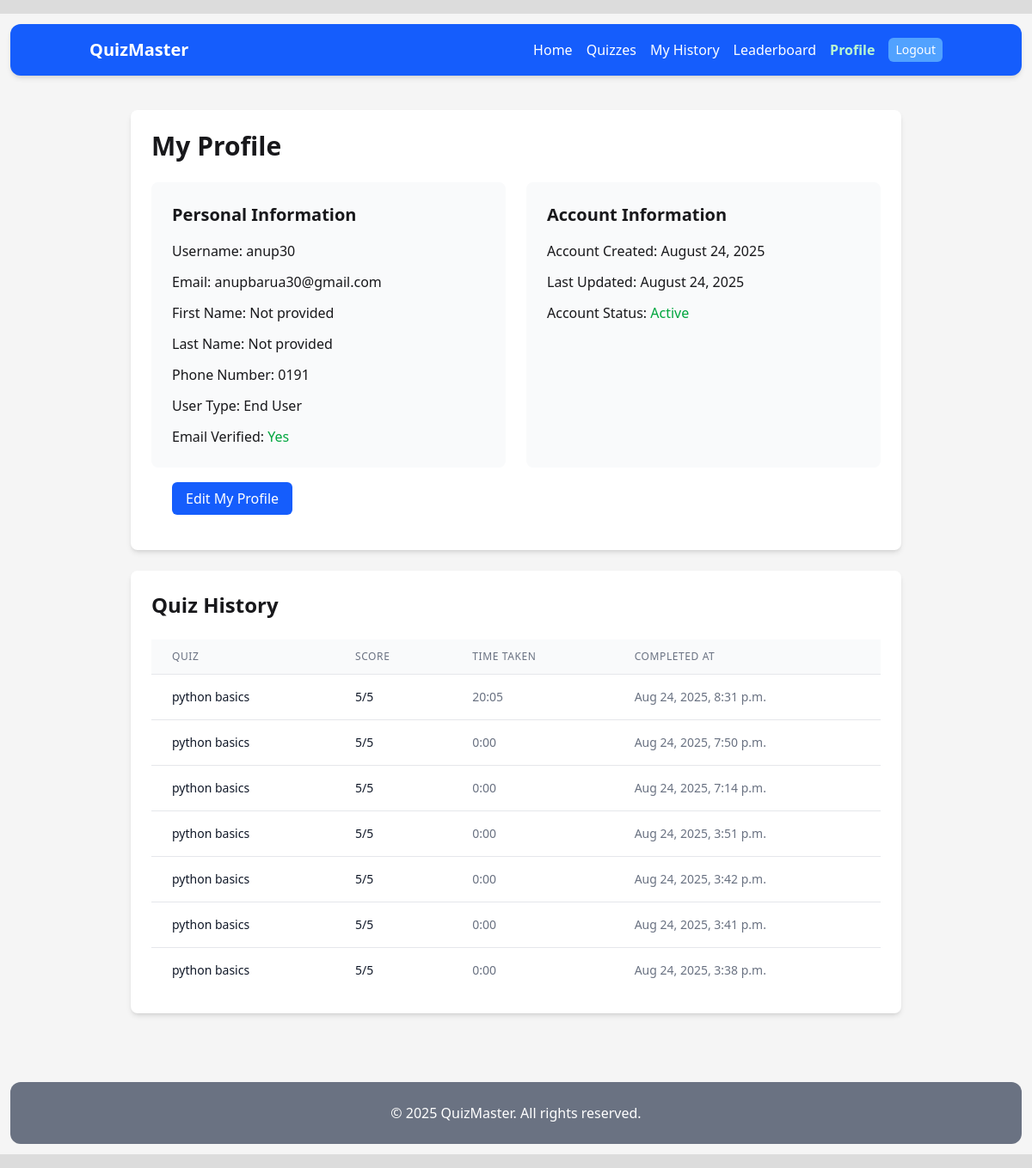
/users/profile/ (signed in), run on the app's committed database.
### users/models.py (models this page shows, shortened)
class CustomUser(AbstractUser):
    phone_regex = RegexValidator(regex=r'^\+?1?\d{3,15}$', message="Phone number must be entered in the format: '+999999999'. Up to 15 digits allowed.") # min 3 digit
    USER_TYPES = (("admin", "Admin"), ("user", "End User"))
    user_type = models.CharField(max_length=10, choices= USER_TYPES, default="user")
    phone_number = models.CharField(validators=[phone_regex], max_length=17, blank=True, null=True)
    bio = models.TextField(null=True, blank=True)
    is_email_verified = models.BooleanField(default=False) # ---
    email_verification_token = models.UUIDField(default=uuid4, editable=False) # ---
    created_at = models.DateTimeField(auto_now_add=True)
    updated_at = models.DateTimeField(auto_now=True)

### quiz/models.py (models this page shows, shortened)
class QuizAttempt(models.Model):
    user = models.ForeignKey(User, on_delete=models.CASCADE, related_name='quiz_attempts')
    quiz = models.ForeignKey(Quiz, on_delete=models.CASCADE, related_name='attempts')
    score = models.PositiveIntegerField(default=0)
    max_score = models.PositiveIntegerField(default=0)
    completed_at = models.DateTimeField(auto_now_add=True)
    time_taken = models.DurationField(null=True, blank=True)
    class Meta:
        ordering = ['-completed_at']

class Quiz(models.Model):
    title = models.CharField(max_length=200)
    description = models.TextField(blank=True)
    category = models.ForeignKey(Category, on_delete=models.SET_NULL, null=True, related_name='quizzes')
    created_by = models.ForeignKey(User, on_delete=models.CASCADE, related_name='quizzes')
    created_at = models.DateTimeField(auto_now_add=True)
    updated_at = models.DateTimeField(auto_now=True)
    is_active = models.BooleanField(default=True)
    time_limit = models.PositiveIntegerField(help_text="Time limit in minutes", null=True, blank=True)
    max_questions = models.PositiveIntegerField(default=50)
    min_questions = models.PositiveIntegerField(default=5)
    class Meta:
        ordering = ['-created_at']

### users/views.py (the view)
# urls.py: path('profile/', views.ProfileView.as_view(), name='profile'),
class ProfileView(LoginRequiredMixin, View):
    def get(self, request):
        user = request.user
        if user.user_type == 'admin':
            users_list = User.objects.all() # CustomUser
            return render(request, 'users/admin_profile.html', {
                'user': user,
                'users_list': users_list
            })
        else:
            return render(request, 'users/user_profile.html', {
                'user': user
            })

### core/templatetags/navigation_tags.py (called while the page is built)
@register.simple_tag(takes_context=True)
@register.filter
def active(context, *url_names):
    try:
        current = context['request'].resolver_match.url_name
    except Exception:
        return ''
    if current in url_names:
        return 'font-bold text-green-200 aria-current="page"'
    return ''

### quiz/templatetags/duration_filters.py (called while the page is built)
@register.filter
def duration(value):
    if not value:
        return "N/A"
    total_seconds = int(value.total_seconds())
    hours = total_seconds // 3600
    minutes = (total_seconds % 3600) // 60
    seconds = total_seconds % 60
    if hours > 0:
        return f"{hours}:{minutes:02d}:{seconds:02d}"
    else:
        return f"{minutes}:{seconds:02d}"

### users/templates/users/user_profile.html (shortened to what this page needs)
{% extends "base.html" %}
{% load duration_filters %}
{% block content %}
<div class="max-w-4xl mx-auto">
    <div class="bg-white rounded-lg shadow-md p-6 mb-6">
        <div class="flex justify-between items-center mb-6">
            <h1 class="text-3xl font-bold">My Profile</h1>
        </div>
        <div class="grid grid-cols-1 md:grid-cols-2 gap-6">
            <div class="bg-gray-50 p-6 rounded-lg">
                <h2 class="text-xl font-semibold mb-4">Personal Information</h2>
                <div class="space-y-3">
                    <p><span class="font-medium">Username:</span> {{ user.username }}</p>
                    <p><span class="font-medium">Email:</span> {{ user.email }}</p>
                    <p><span class="font-medium">First Name:</span> {{ user.first_name|default:"Not provided" }}</p>
                    <p><span class="font-medium">Last Name:</span> {{ user.last_name|default:"Not provided" }}</p>
                    <p><span class="font-medium">Phone Number:</span> {{ user.phone_number|default:"Not provided" }}</p>
                    <p><span class="font-medium">User Type:</span> {{ user.get_user_type_display }}</p>
                    <p><span class="font-medium">Email Verified:</span>
                        {% if user.is_email_verified %}
                            <span class="text-green-600">Yes</span>
                        {% else %}
                            <span class="text-red-600">No</span>
                        {% endif %}
                    </p>
                </div>
            </div>
            <div class="bg-gray-50 p-6 rounded-lg">
                <h2 class="text-xl font-semibold mb-4">Account Information</h2>
                <div class="space-y-3">
                    <p><span class="font-medium">Account Created:</span> {{ user.created_at|date:"F d, Y" }}</p>
                    <p><span class="font-medium">Last Updated:</span> {{ user.updated_at|date:"F d, Y" }}</p>
                    <p><span class="font-medium">Account Status:</span>
                        {% if user.is_active %}
                            <span class="text-green-600">Active</span>
                        {% else %}
                            <span class="text-red-600">Inactive</span>
                        {% endif %}
                    </p>
                </div>
            </div>
        </div>
		<div class="m-6">
			<a href="{% url 'edit-profile' %}" class="bg-blue-600 text-white px-4 py-2 rounded-md hover:bg-blue-700">Edit My Profile</a>
		</div>
    </div>
    <div class="bg-white rounded-lg shadow-md p-6">
        <h2 class="text-2xl font-bold mb-6">Quiz History</h2>
        {% if user.quiz_attempts.all %}
            <div class="overflow-x-auto">
                <table class="min-w-full divide-y divide-gray-200">
                    <thead class="bg-gray-50">
                        <tr>
                            <th class="px-6 py-3 text-left text-xs font-medium text-gray-500 uppercase tracking-wider">Quiz</th>
                            <th class="px-6 py-3 text-left text-xs font-medium text-gray-500 uppercase tracking-wider">Score</th>
                            <th class="px-6 py-3 text-left text-xs font-medium text-gray-500 uppercase tracking-wider">Time Taken</th>
                            <th class="px-6 py-3 text-left text-xs font-medium text-gray-500 uppercase tracking-wider">Completed At</th>
                        </tr>
                    </thead>
                    <tbody class="bg-white divide-y divide-gray-200">
                        {% for attempt in user.quiz_attempts.all %}
                            <tr>
                                <td class="px-6 py-4 whitespace-nowrap">
                                    <div class="text-sm font-medium text-gray-900">{{ attempt.quiz.title }}</div>
                                </td>
                                <td class="px-6 py-4 whitespace-nowrap">
                                    <div class="text-sm text-gray-900">{{ attempt.score }}/{{ attempt.max_score }}</div>
                                </td>
                                <td class="px-6 py-4 whitespace-nowrap text-sm text-gray-500">
                                    {% if attempt.time_taken %}
                                        {{ attempt.time_taken|duration }}
                                    {% else %}
                                        N/A
                                    {% endif %}
                                </td>
                                <td class="px-6 py-4 whitespace-nowrap text-sm text-gray-500">
                                    {{ attempt.completed_at|date:"M d, Y, P" }}
                                </td>
                            </tr>
                        {% endfor %}
                    </tbody>
                </table>
            </div>
        {% else %}
            <div class="text-center py-8">
                <p class="text-gray-600">You haven't taken any quizzes yet.</p>
                <a href="{% url 'quiz-list' %}" class="mt-4 inline-block bg-blue-600 text-white px-4 py-2 rounded hover:bg-blue-700">Browse Quizzes</a>
            </div>
        {% endif %}
    </div>
</div>
{% endblock %}

### static/css/style.css (style rules this page uses)
body { background-color:whitesmoke; }

### data on the page
CustomUser: username "anup30", email "anupbarua30@gmail.com", first_name "Not provided", last_name "Not provided", phone_number "0191", user_type "End User", created_at "August 24, 2025", updated_at "August 24, 2025"
QuizAttempt: quiz "python basics", score "5", max_score "5", time_taken|duration "20:05", completed_at "Aug 24, 2025, 8:31 p.m."
QuizAttempt: quiz "python basics", score "5", max_score "5", time_taken|duration "0:00", completed_at "Aug 24, 2025, 7:50 p.m."
QuizAttempt: quiz "python basics", score "5", max_score "5", time_taken|duration "0:00", completed_at "Aug 24, 2025, 7:14 p.m."
QuizAttempt: quiz "python basics", score "5", max_score "5", time_taken|duration "0:00", completed_at "Aug 24, 2025, 3:51 p.m."
QuizAttempt: quiz "python basics", score "5", max_score "5", time_taken|duration "0:00", completed_at "Aug 24, 2025, 3:42 p.m."
QuizAttempt: quiz "python basics", score "5", max_score "5", time_taken|duration "0:00", completed_at "Aug 24, 2025, 3:41 p.m."
QuizAttempt: quiz "python basics", score "5", max_score "5", time_taken|duration "0:00", completed_at "Aug 24, 2025, 3:38 p.m."
